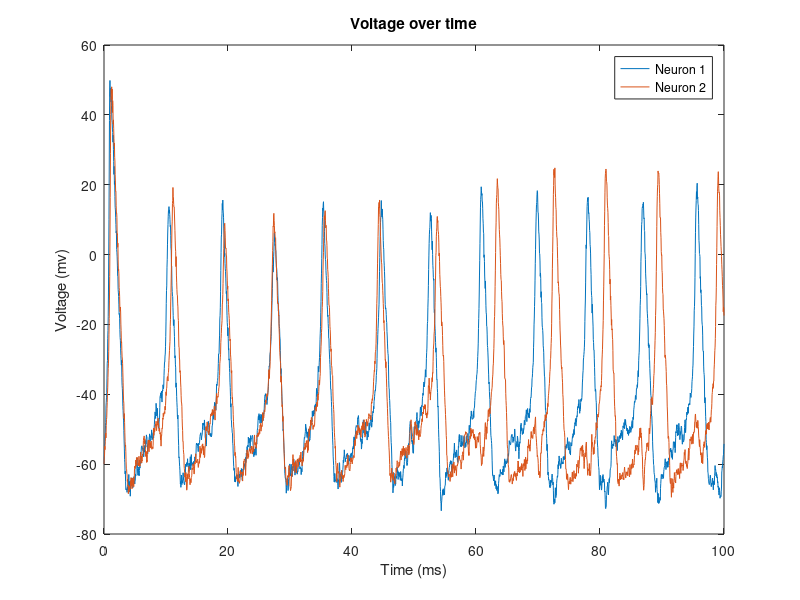
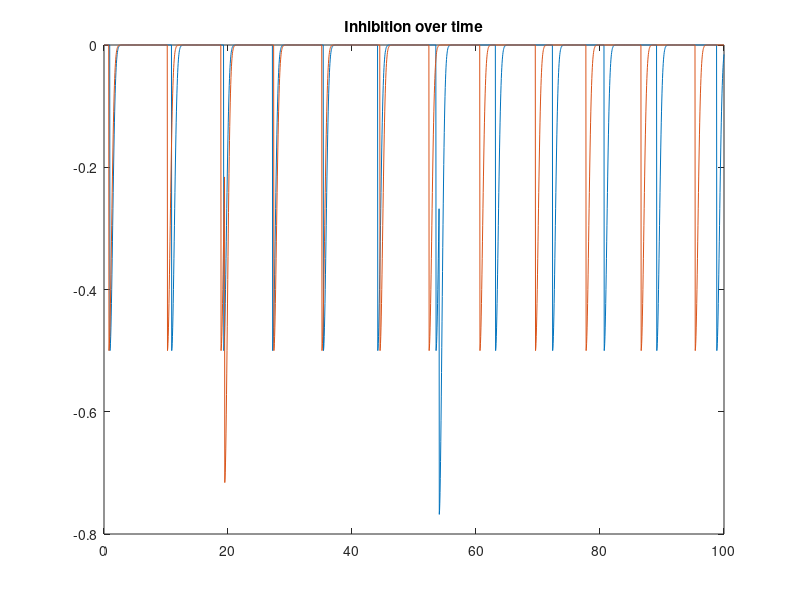
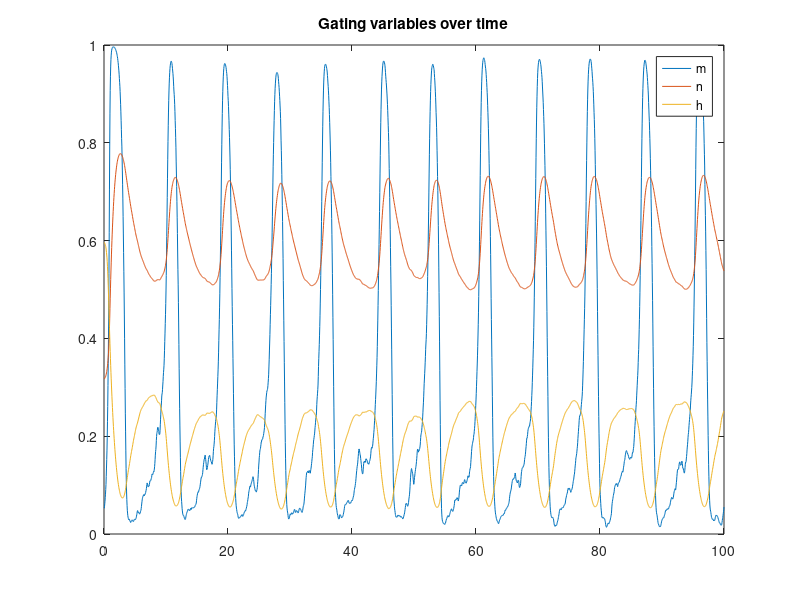

These charts were generated, in order, by the following MATLAB code:
%Constants
Cm=0.01; % Membrane Capacitance
dt=0.04;
t=0:dt:100;
ENa=55.17; % Na reversal potential
EK=-72.14; % K reversal potential
El=-49.42; % Leakage reversal potential
g_Na=1.2; % Na conductance
g_K=0.36; % K conductance
g_l=0.003; % Leakage conductance

A1=.5; %controls the strength of inhibition
A2=.5;

%Initial values neuron 1
V(1)=-60; % Membrane voltage
alpha_m(1)=0.1*(V(1)+35)/(1-exp(-(V(1)+35)/10));
beta_m(1)=4.0*exp(-0.0556*(V(1)+60));
alpha_n(1)=0.01*(V(1)+50)/(1-exp(-(V(1)+50)/10));
beta_n(1)=0.125*exp(-(V(1)+60)/80);
alpha_h(1)=0.07*exp(-0.05*(V(1)+60));
beta_h(1)=1/(1+exp(-(0.1)*(V(1)+30)));

stimulus1(1)=.7; %External current
I1(1)=0; %inhibition
time1=0; %time since neuron 1 has fired

m(1)=alpha_m(1)/(alpha_m(1)+beta_m(1));
n(1)=alpha_n(1)/(alpha_n(1)+beta_n(1));
h(1)=alpha_h(1)/(alpha_h(1)+beta_h(1));


%Initial values neuron 2
V2(1)=-60; % Membrane voltage
alpha2_m(1)=0.1*(V2(1)+35)/(1-exp(-(V2(1)+35)/10));
beta2_m(1)=4.0*exp(-0.0556*(V2(1)+60));
alpha2_n(1)=0.01*(V2(1)+50)/(1-exp(-(V2(1)+50)/10));
beta2_n(1)=0.125*exp(-(V2(1)+60)/80);
alpha2_h(1)=0.07*exp(-0.05*(V2(1)+60));
beta2_h(1)=1/(1+exp(-(0.1)*(V2(1)+30)));

stimulus2(1)=.5;
I2(1)=0;
time2=0; %time since neuron 2 has fired

m2(1)=alpha2_m(1)/(alpha2_m(1)+beta2_m(1));
n2(1)=alpha2_n(1)/(alpha2_n(1)+beta2_n(1));
h2(1)=alpha2_h(1)/(alpha2_h(1)+beta2_h(1));

%begin loop
for i=1:length(t)-1

 %Euler method for m,n,h
 m(i+1)=m(i)+dt*((alpha_m(i)*(1-m(i)))-(beta_m(i)*m(i)));
 n(i+1)=n(i)+dt*((alpha_n(i)*(1-n(i)))-(beta_n(i)*n(i)));
 h(i+1)=h(i)+dt*((alpha_h(i)*(1-h(i)))-(beta_h(i)*h(i)));
 
 m2(i+1)=m2(i)+dt*((alpha2_m(i)*(1-m2(i)))-(beta2_m(i)*m2(i)));
 n2(i+1)=n2(i)+dt*((alpha2_n(i)*(1-n2(i)))-(beta2_n(i)*n2(i)));
 h2(i+1)=h2(i)+dt*((alpha2_h(i)*(1-h2(i)))-(beta2_h(i)*h2(i)));

 %Euler method for V
 INa=g_Na*m(i)^3*h(i)*(V(i)-ENa);
 IK=g_K*n(i)^4*(V(i)-EK);
 Il=g_l*(V(i)-El);
 
 INa2=g_Na*m2(i)^3*h2(i)*(V2(i)-ENa);
 IK2=g_K*n2(i)^4*(V2(i)-EK);
 Il2=g_l*(V2(i)-El);
 
 V(i+1)=V(i)+(dt)*((1/Cm)*(I1(i)+stimulus1(i)-(INa+IK+Il)));
 
 V2(i+1)=V2(i)+(dt)*((1/Cm)*(I2(i)+stimulus2(i)-(INa2+IK2+Il2)));
 
 %check if either neuron fires
 if V(i+1)>0 && V(i)<=0
    I2(i+1)=I2(i)-A2; %if neuron 1 has fired, inhibit neuron 2
    time1=0; 
 else
    time1=time1+dt;
    I2(i+1)=I2(i)*exp(-time1/5); %otherwise, exponential decay of the inhibition term
 end
  
 if V2(i+1)>0 && V2(i)<=0
    I1(i+1)=I1(i)-A1;
    time2=0;
 else
    time2=time2+dt;
    I1(i+1)=I1(i)*exp(-time2/5);
 end
 
 %recalculating alpha and beta values
 alpha_m(i+1)=0.1*(V(i+1)+35)/(1-exp(-(V(i+1)+35)/10));
 beta_m(i+1)=4.0*exp(-0.0556*(V(i+1)+60));
 alpha_n(i+1)=0.01*(V(i+1)+50)/(1-exp(-(V(i+1)+50)/10));
 beta_n(i+1)=0.125*exp(-(V(i+1)+60)/80);
 alpha_h(i+1)=0.07*exp(-0.05*(V(i+1)+60));
 beta_h(i+1)=1/(1+exp(-(0.1)*(V(i+1)+30)));
 
 alpha2_m(i+1)=0.1*(V2(i+1)+35)/(1-exp(-(V2(i+1)+35)/10));
 beta2_m(i+1)=4.0*exp(-0.0556*(V2(i+1)+60));
 alpha2_n(i+1)=0.01*(V2(i+1)+50)/(1-exp(-(V2(i+1)+50)/10));
 beta2_n(i+1)=0.125*exp(-(V2(i+1)+60)/80);
 alpha2_h(i+1)=0.07*exp(-0.05*(V2(i+1)+60));
 beta2_h(i+1)=1/(1+exp(-(0.1)*(V2(i+1)+30)));
 
 %update stimulus (white noise) values
 stimulus1(i+1)=normrnd(.5,.3);
 stimulus2(i+1)=normrnd(.5,.3);
 
end

figure(1)
plot(t,V,t,V2)
xlabel('Time (ms)')
ylabel('Voltage (mv)')
title('Voltage over time')
legend('Neuron 1','Neuron 2')

figure(2)
plot(t,I1,t,I2)
title('Inhibition over time')

figure(3)
plot(t,m,t,n,t,h)
title('Gating variables over time')
legend('m','n','h')

% figure(4)
% subplot(3,1,1)
% plot(t,V)
% subplot(3,1,2)
% plot(t,I1)
% subplot(3,1,3)
% plot(t,stimulus1)
